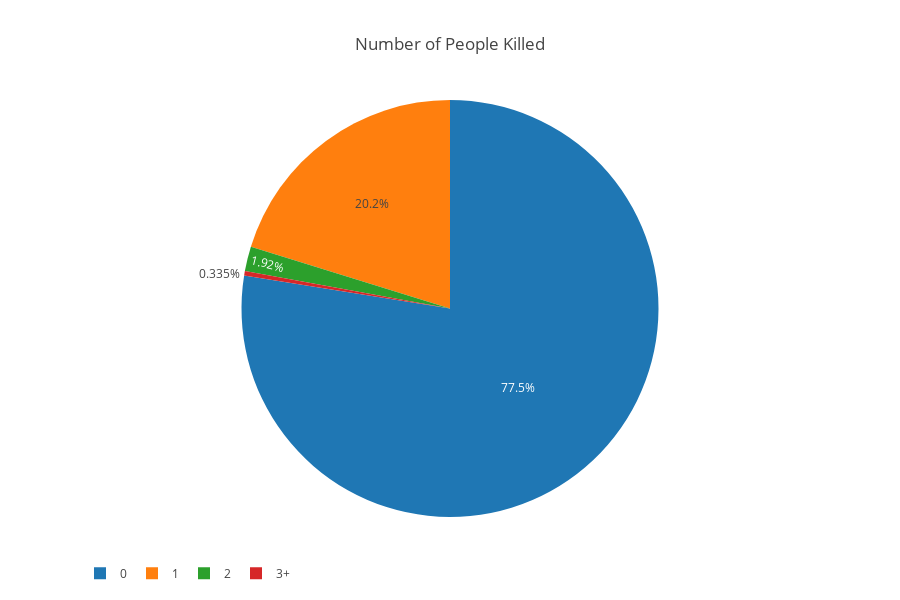
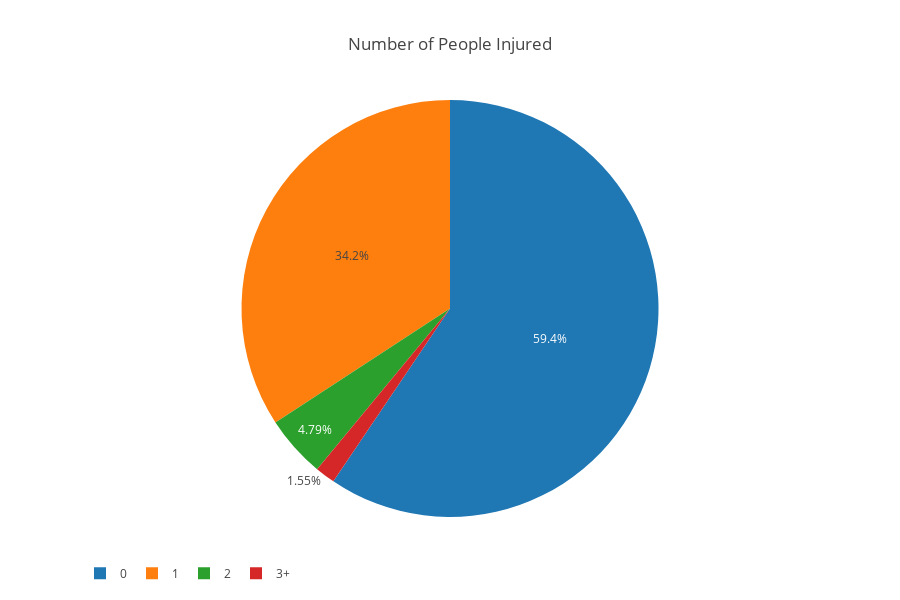
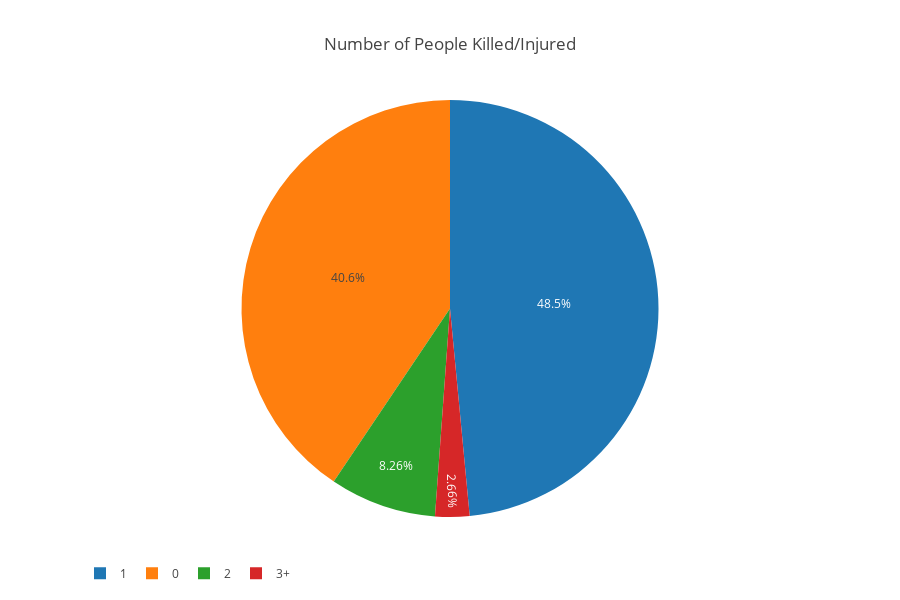

Here is the notebook cell these charts were saved with, in order:
### Code cell
# No. of people killed, injured, both

print("Total number of incidents = {}".format(len(df['n_killed'])))

def plot_pie_bucket(data,max_num,title):
    df['temp'] = data.apply(lambda x : str(max_num)+'+' if x>=max_num else str(x))
    tempdf = df['temp'].value_counts().reset_index()

    labels = list(tempdf['index'])
    values= list(tempdf['temp'])

    trace1 = go.Pie(labels=labels, values=values)
    layout = dict(height=600, title=title, legend=dict(orientation="h"));
    fig = go.Figure(data=[trace1], layout=layout)
    iplot(fig)
    
plot_pie_bucket(df['n_killed'],3,'Number of People Killed')
plot_pie_bucket(df['n_injured'],3,'Number of People Injured')
plot_pie_bucket(df['loss'],3,'Number of People Killed/Injured')

### Figure 1 — Plotly figure (JSON) as saved in the notebook; plotly's stock layout.template omitted (floating-point values rounded to 4 significant figures)
{"data": [{"labels": ["0", "1", "2", "3+"], "type": "pie", "uid": "79610715-4c2a-4fef-b9a3-ee9daec8371b", "values": [185835, 48436, 4604, 802]}], "layout": {"height": 600, "legend": {"orientation": "h"}, "title": "Number of People Killed"}}

### Figure 2 — Plotly figure (JSON) as saved in the notebook; plotly's stock layout.template omitted (floating-point values rounded to 4 significant figures)
{"data": [{"labels": ["0", "1", "2", "3+"], "type": "pie", "uid": "3812fa9e-1d0b-483e-b813-87ff985aee3d", "values": [142487, 81986, 11484, 3720]}], "layout": {"height": 600, "legend": {"orientation": "h"}, "title": "Number of People Injured"}}

### Figure 3 — Plotly figure (JSON) as saved in the notebook; plotly's stock layout.template omitted (floating-point values rounded to 4 significant figures)
{"data": [{"labels": ["1", "0", "2", "3+"], "type": "pie", "uid": "dabed338-8727-4d85-bca8-acca1fa758c0", "values": [116228, 97287, 19794, 6368]}], "layout": {"height": 600, "legend": {"orientation": "h"}, "title": "Number of People Killed/Injured"}}
